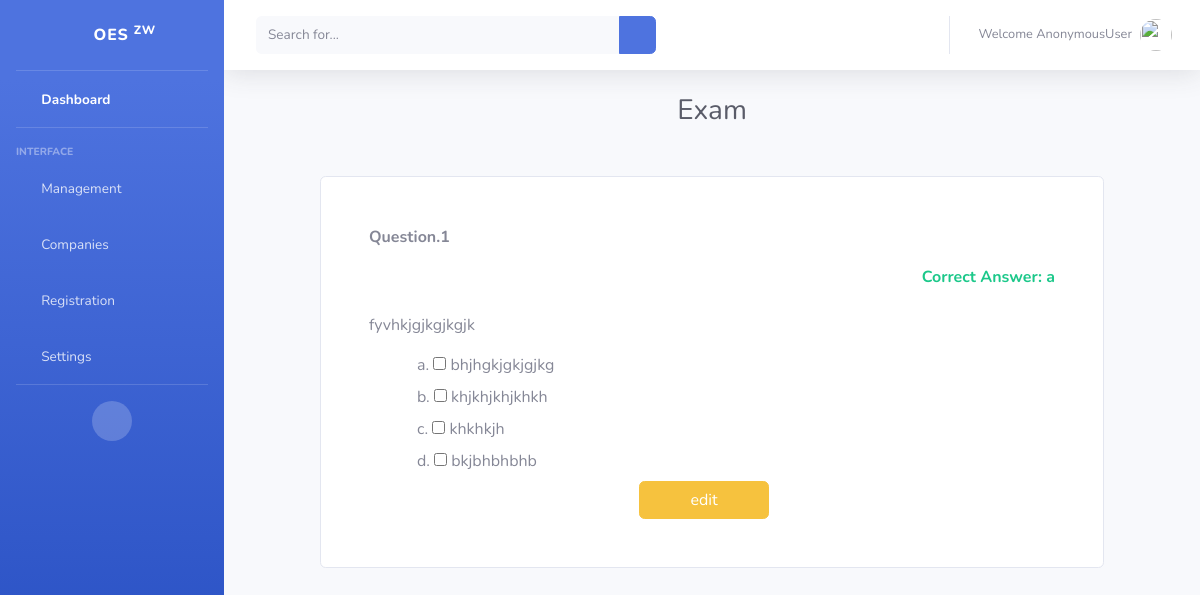
The app's page /exams/english with its own data.
### exams/models.py (models this page shows)
class Question(models.Model):
    question_number = models.IntegerField(default=0)
    image= models.ImageField(upload_to='images/',blank=True, null=True)
    question = models.TextField()
    exam=models.ForeignKey(Exam, default=None)

class CorrectSolution(models.Model):
    question_number = models.IntegerField(default=0)
    correct_solution_letter = models.CharField(max_length=1)
    exam=models.ForeignKey(Exam, default=None)

class SolutionsText(models.Model):
    question_number = models.IntegerField(default=0)
    possible_solution_a = models.CharField(max_length=1000)
    possible_solution_b = models.CharField(max_length=1000, null=True,blank=True)
    possible_solution_c = models.CharField(max_length=1000,null=True,blank=True)
    possible_solution_d = models.CharField(max_length=1000,null=True,blank=True)
    exam=models.ForeignKey(Exam, default=None)

### exams/views.py (the view)
# urls.py: url(r'^(?P<slug>[\w-]+)$', views.view_full_exam, name='view-exam'),
def view_full_exam(request,slug):
    exam1= models.Exam.objects.get(name=slug)
    questions = models.Question.objects.filter(exam=exam1)
    solutions = models.SolutionsText.objects.filter(exam=exam1)
    corectanswers= models.CorrectSolution.objects.filter(exam=exam1)
    combinedlist = zip(questions,solutions,corectanswers)
    print(questions)
    return render (request, 'exams/view_exam.html', {'combined':combinedlist, "exam":exam1 })

### exams/models.py (called while the page is built)
    def __str__(self):
        return self.name

### exams/templates/exams/view_exam.html (shortened to what this page needs)
{% extends 'oes/base.html' %}
{% load static from staticfiles %}
{% block content %}
<div class="container">
 <div class="container-fluid ">
        <div class="text-center">
        <h5 class="h3 mb-0 m-4 text-gray-800">Exam</h5>
        </div>
          {% for i in combined %}
          <div class="m-5 card p-5">
            <p><strong>Question.{{i.0.question_number}}</strong> </p>
            <div class="text-right mb-4 " > <a><strong class="text-success"> Correct Answer: {{i.2.correct_solution_letter}}</strong></a> </div>
            <p>{{i.0.question }}</p>
            <div class="ml-5 mb-2">a.  <input type=checkbox >  {{i.1.possible_solution_a}} </div>
            <div class="ml-5 mb-2 ">b.  <input type=checkbox >  {{i.1.possible_solution_b}} </div>
            <div class="ml-5 mb-2">c.  <input type=checkbox >  {{i.1.possible_solution_c}} </div>
            <div class="ml-5 mb-2">d.  <input type=checkbox >  {{i.1.possible_solution_d}} </div>
            <div class="text-center"> <a class="btn btn-warning mr-3" href="/exams/editQuestion/{{exam}}/{{i.0.question_number}}" style="width:130px">edit</a>
          </div>
          </div>
        {% endfor %}
</div>
</div>
{% endblock %}

### records on screen
Question: question_number "1", correct_solution_letter "a", question "fyvhkjgjkgjkgjk", possible_solution_a "bhjhgkjgkjgjkg", possible_solution_b "khjkhjkhjkhkh", possible_solution_c "khkhkjh", possible_solution_d "bkjbhbhbhb"

### other values on screen
{{ user }} "AnonymousUser"
